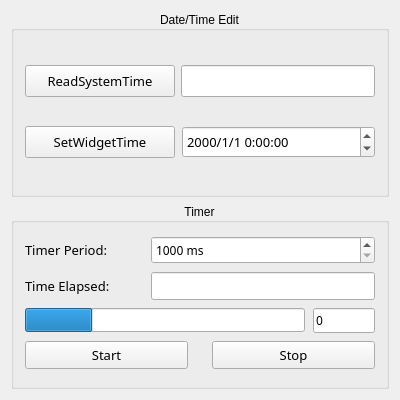
<?xml version="1.0" encoding="UTF-8"?>
<ui version="4.0">
 <class>MyTimeWidget</class>
 <widget class="QWidget" name="MyTimeWidget">
  <property name="enabled">
   <bool>true</bool>
  </property>
  <property name="geometry">
   <rect>
    <x>0</x>
    <y>0</y>
    <width>400</width>
    <height>400</height>
   </rect>
  </property>
  <property name="minimumSize">
   <size>
    <width>400</width>
    <height>400</height>
   </size>
  </property>
  <property name="font">
   <font>
    <kerning>true</kerning>
   </font>
  </property>
  <property name="windowTitle">
   <string>MyTimeWidget</string>
  </property>
  <layout class="QVBoxLayout" name="verticalLayout_4">
   <item>
    <widget class="QGroupBox" name="groupBox">
     <property name="minimumSize">
      <size>
       <width>200</width>
       <height>160</height>
      </size>
     </property>
     <property name="font">
      <font>
       <family>Microsoft JhengHei UI</family>
      </font>
     </property>
     <property name="title">
      <string>Date/Time Edit</string>
     </property>
     <property name="alignment">
      <set>Qt::AlignCenter</set>
     </property>
     <property name="flat">
      <bool>true</bool>
     </property>
     <layout class="QVBoxLayout" name="verticalLayout">
      <item>
       <layout class="QHBoxLayout" name="horizontalLayout_2">
        <item>
         <widget class="QPushButton" name="btnReadTime">
          <property name="minimumSize">
           <size>
            <width>150</width>
            <height>32</height>
           </size>
          </property>
          <property name="font">
           <font>
            <family>Microsoft JhengHei UI Light</family>
            <pointsize>10</pointsize>
           </font>
          </property>
          <property name="text">
           <string>ReadSystemTime</string>
          </property>
         </widget>
        </item>
        <item>
         <widget class="QLineEdit" name="lineEditSystemTime">
          <property name="minimumSize">
           <size>
            <width>120</width>
            <height>32</height>
           </size>
          </property>
          <property name="font">
           <font>
            <family>Microsoft JhengHei UI Light</family>
            <pointsize>10</pointsize>
           </font>
          </property>
         </widget>
        </item>
       </layout>
      </item>
      <item>
       <layout class="QHBoxLayout" name="horizontalLayout_5">
        <property name="spacing">
         <number>7</number>
        </property>
        <item>
         <widget class="QPushButton" name="btnSetTime">
          <property name="minimumSize">
           <size>
            <width>150</width>
            <height>32</height>
           </size>
          </property>
          <property name="font">
           <font>
            <family>Microsoft JhengHei UI Light</family>
            <pointsize>10</pointsize>
           </font>
          </property>
          <property name="text">
           <string>SetWidgetTime</string>
          </property>
         </widget>
        </item>
        <item>
         <widget class="QDateTimeEdit" name="dateTimeEdit">
          <property name="sizePolicy">
           <sizepolicy hsizetype="Expanding" vsizetype="Fixed">
            <horstretch>0</horstretch>
            <verstretch>0</verstretch>
           </sizepolicy>
          </property>
          <property name="minimumSize">
           <size>
            <width>120</width>
            <height>32</height>
           </size>
          </property>
          <property name="font">
           <font>
            <family>Microsoft JhengHei UI Light</family>
            <pointsize>10</pointsize>
           </font>
          </property>
          <property name="displayFormat">
           <string>yyyy/M/d H:mm:ss</string>
          </property>
          <property name="calendarPopup">
           <bool>false</bool>
          </property>
          <property name="timeSpec">
           <enum>Qt::LocalTime</enum>
          </property>
         </widget>
        </item>
       </layout>
      </item>
     </layout>
    </widget>
   </item>
   <item>
    <widget class="QGroupBox" name="groupBox_2">
     <property name="font">
      <font>
       <family>Microsoft JhengHei UI</family>
       <pointsize>9</pointsize>
      </font>
     </property>
     <property name="title">
      <string>Timer</string>
     </property>
     <property name="alignment">
      <set>Qt::AlignCenter</set>
     </property>
     <property name="flat">
      <bool>true</bool>
     </property>
     <layout class="QHBoxLayout" name="horizontalLayout_7">
      <item>
       <layout class="QVBoxLayout" name="verticalLayout_3">
        <item>
         <layout class="QHBoxLayout" name="horizontalLayout_3">
          <item>
           <widget class="QLabel" name="label_3">
            <property name="minimumSize">
             <size>
              <width>120</width>
              <height>28</height>
             </size>
            </property>
            <property name="maximumSize">
             <size>
              <width>16777215</width>
              <height>16777215</height>
             </size>
            </property>
            <property name="font">
             <font>
              <family>Microsoft JhengHei UI Light</family>
              <pointsize>10</pointsize>
             </font>
            </property>
            <property name="text">
             <string>Timer Period: </string>
            </property>
           </widget>
          </item>
          <item>
           <widget class="QSpinBox" name="spinBoxTimerPeriod">
            <property name="sizePolicy">
             <sizepolicy hsizetype="Expanding" vsizetype="Fixed">
              <horstretch>0</horstretch>
              <verstretch>0</verstretch>
             </sizepolicy>
            </property>
            <property name="minimumSize">
             <size>
              <width>120</width>
              <height>28</height>
             </size>
            </property>
            <property name="font">
             <font>
              <family>Microsoft JhengHei UI Light</family>
              <pointsize>9</pointsize>
             </font>
            </property>
            <property name="suffix">
             <string> ms</string>
            </property>
            <property name="minimum">
             <number>1000</number>
            </property>
            <property name="maximum">
             <number>100000</number>
            </property>
            <property name="singleStep">
             <number>100</number>
            </property>
           </widget>
          </item>
         </layout>
        </item>
        <item>
         <layout class="QHBoxLayout" name="horizontalLayout_4">
          <item>
           <widget class="QLabel" name="label">
            <property name="minimumSize">
             <size>
              <width>120</width>
              <height>28</height>
             </size>
            </property>
            <property name="font">
             <font>
              <family>Microsoft JhengHei UI Light</family>
              <pointsize>10</pointsize>
             </font>
            </property>
            <property name="text">
             <string>Time Elapsed: </string>
            </property>
           </widget>
          </item>
          <item>
           <widget class="QLineEdit" name="lineEditTimeElapsed">
            <property name="minimumSize">
             <size>
              <width>120</width>
              <height>28</height>
             </size>
            </property>
            <property name="font">
             <font>
              <family>Microsoft JhengHei UI Light</family>
             </font>
            </property>
           </widget>
          </item>
         </layout>
        </item>
        <item>
         <layout class="QHBoxLayout" name="horizontalLayout_6">
          <property name="spacing">
           <number>8</number>
          </property>
          <item>
           <widget class="QProgressBar" name="progressBar">
            <property name="minimumSize">
             <size>
              <width>280</width>
              <height>24</height>
             </size>
            </property>
            <property name="maximumSize">
             <size>
              <width>16777215</width>
              <height>24</height>
             </size>
            </property>
            <property name="font">
             <font>
              <family>Microsoft JhengHei UI Light</family>
              <pointsize>10</pointsize>
             </font>
            </property>
            <property name="value">
             <number>24</number>
            </property>
            <property name="textVisible">
             <bool>false</bool>
            </property>
            <property name="textDirection">
             <enum>QProgressBar::TopToBottom</enum>
            </property>
            <property name="format">
             <string>%p%</string>
            </property>
           </widget>
          </item>
          <item>
           <widget class="QLineEdit" name="lineEditTimer1Count">
            <property name="sizePolicy">
             <sizepolicy hsizetype="Preferred" vsizetype="Fixed">
              <horstretch>0</horstretch>
              <verstretch>0</verstretch>
             </sizepolicy>
            </property>
            <property name="minimumSize">
             <size>
              <width>60</width>
              <height>24</height>
             </size>
            </property>
            <property name="maximumSize">
             <size>
              <width>120</width>
              <height>16777215</height>
             </size>
            </property>
            <property name="font">
             <font>
              <family>Microsoft JhengHei UI Light</family>
             </font>
            </property>
            <property name="text">
             <string>0</string>
            </property>
           </widget>
          </item>
         </layout>
        </item>
        <item>
         <layout class="QHBoxLayout" name="horizontalLayout">
          <property name="spacing">
           <number>24</number>
          </property>
          <item>
           <widget class="QPushButton" name="btnStartTimer">
            <property name="minimumSize">
             <size>
              <width>120</width>
              <height>28</height>
             </size>
            </property>
            <property name="font">
             <font>
              <family>Microsoft JhengHei UI Light</family>
              <pointsize>10</pointsize>
             </font>
            </property>
            <property name="text">
             <string>Start</string>
            </property>
           </widget>
          </item>
          <item>
           <widget class="QPushButton" name="btnStopTimer">
            <property name="minimumSize">
             <size>
              <width>120</width>
              <height>28</height>
             </size>
            </property>
            <property name="font">
             <font>
              <family>Microsoft JhengHei UI Light</family>
              <pointsize>10</pointsize>
             </font>
            </property>
            <property name="text">
             <string>Stop</string>
            </property>
           </widget>
          </item>
         </layout>
        </item>
       </layout>
      </item>
     </layout>
    </widget>
   </item>
  </layout>
 </widget>
 <layoutdefault spacing="6" margin="11"/>
 <resources/>
 <connections/>
</ui>
